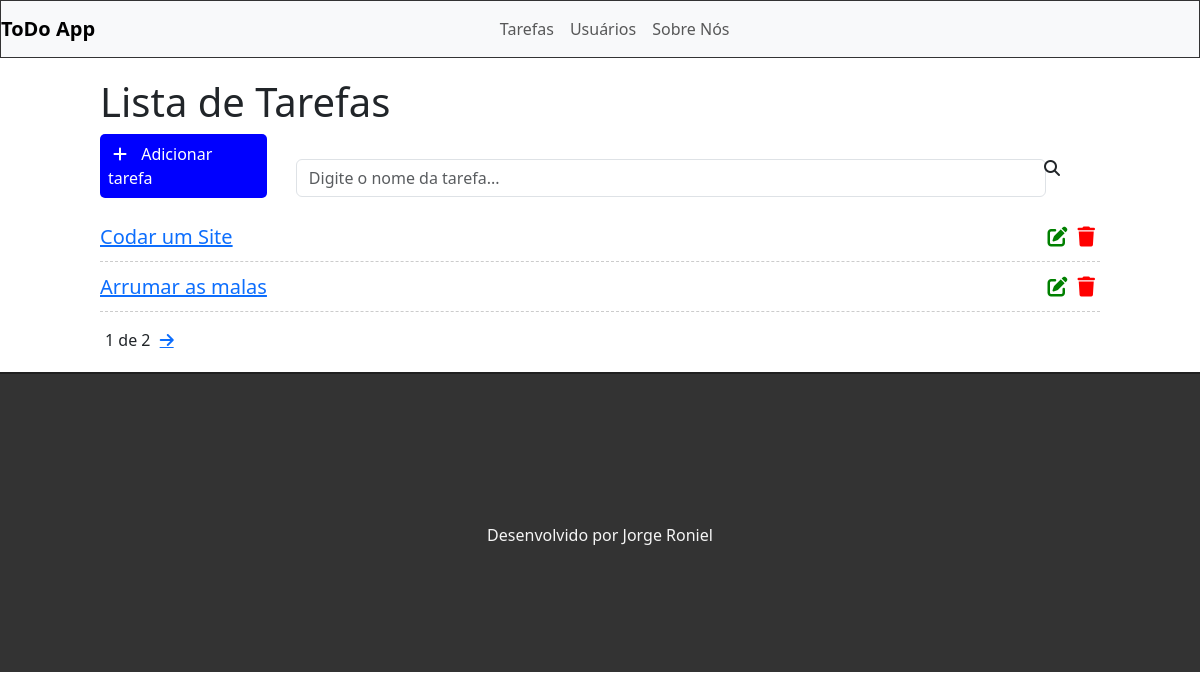
Before: / with the older database file.
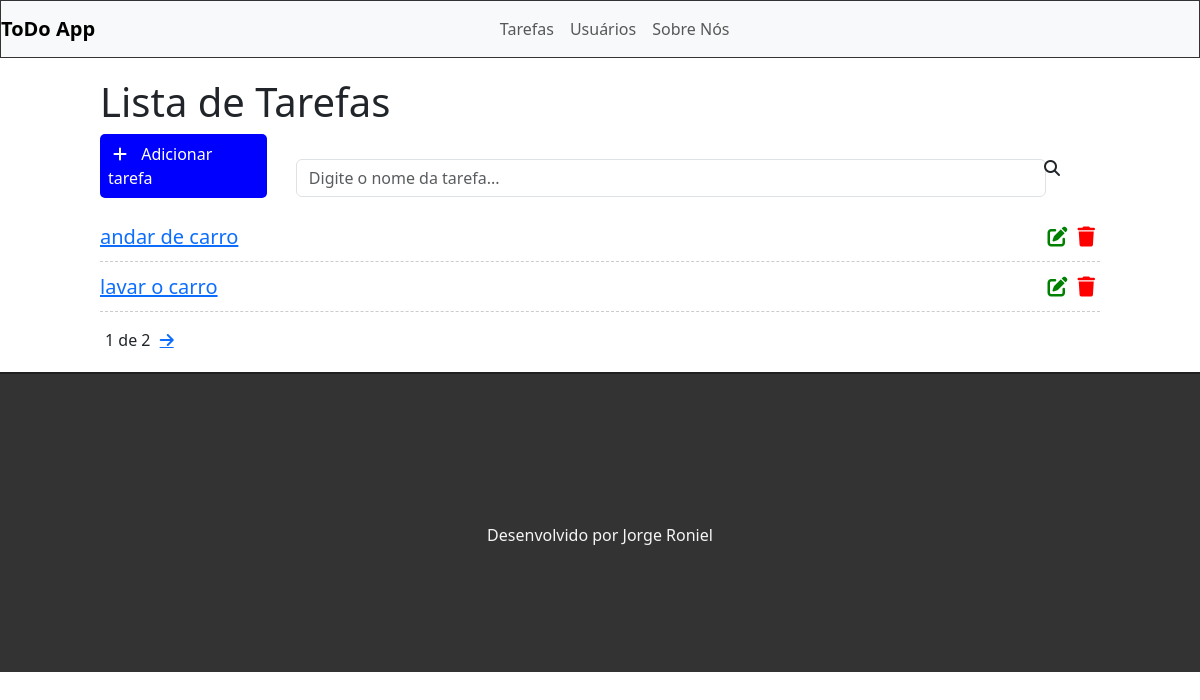
After: the same page with the newer database file.
### task/models.py (models this page shows)
class Tarefa(models.Model):
    STATUS = (
        ('doing', 'Doing'),
        ('done', 'Done'),
    )
    titulo = models.CharField(max_length=255)
    descricao = models.TextField()
    done = models.CharField(max_length=5, choices=STATUS)
    data_criacao = models.DateTimeField(auto_now_add=True)
    data_update = models.DateTimeField(auto_now=True)

### task/views.py (the view)
# urls.py: path('', views.tasksList),
def tasksList(request):
    search = request.GET.get('search')
    if search:
        tasks = Tarefa.objects.filter(titulo__icontains=search)
    else:
        tasks_list = Tarefa.objects.all().order_by('-data_criacao')
        paginator = Paginator(tasks_list, 2)
        page = request.GET.get('page')
        tasks = paginator.get_page(page)
    return render(request, 'lista.html', {'tasks': tasks})

### task/Templates/lista.html (shortened to what this page needs)
{% extends 'model-page.html' %}
{% block content %}
    <div class="offset-1 col-10  list-div">
        <h1>Lista de Tarefas</h1>
        <a id="add-link" href="newtask/">
            <div class="col-2 add-div">
                <i class="fas fa-plus"></i> Adicionar tarefa
            </div>
        </a>
        <div class="col-9 search-div">
            <form method="GET" id="search-form">
                <input class="form-control" type="text" id="search" name="search" placeholder="Digite o nome da tarefa..." value="{{request.GET.search}}">
                <i class="fas fa-search" id="search-btn"></i>
            </form>
        </div>
        <ul class="task-list">
            {% for task in tasks %}
                <li class="task-item">
                    <span><a href="/task/{{task.id}}">{{task.titulo}}</a></span>
                    <a href="delete/{{task.id}}" id="deleteBtn"><span><i class="fas fa-trash"></i></span></a>
                    <a href="edit/{{task.id}}"><span><i class="fas fa-edit"></i></span></a>
                </li>
            {% endfor %}
        </ul>
        <div class="pagination">
            <span class="step-links">
                {% if tasks.paginator.num_pages %}
                <span class="current">
                    {{tasks.number}} de {{tasks.paginator.num_pages}}
                </span>
                {% endif %}
                {% if tasks.has_next %}
                    <a href="?page={{tasks.next_page_number}}" class="fas fa-arrow-right"></a>
                {% endif %}
            </span>
        </div>
    </div>
{% endblock %}

### task/Templates/model-page.html (shortened to what this page needs)
<!DOCTYPE html>
{% load static %}
<html lang="en">
<head>
    <link href="https://cdn.jsdelivr.net/npm/bootstrap@5.3.0-alpha1/dist/css/bootstrap.min.css" rel="stylesheet">
    <link rel="stylesheet" href="https://kit.fontawesome.com/a551ec210d.css">
    <link rel="stylesheet" href="{% static 'css/styles.css' %}">
</head>
<body>
    <div class="container-fluid">
        <nav class="navbar navbar-expand-lg bg-body-tertiary">
             <div class="container-fluid">
                <a class="navbar-brand" href="/">ToDo App</a>
                <div class="collapse navbar-collapse" id="navbarSupportedContent">
                    <ul class="navbar-nav me-auto mb-2 mb-lg-0">
                        <li class="nav-item">
                            <a class="nav-link" aria-current="page" href="#">Tarefas</a>
                        </li>
                        <li class="nav-item">
                            <a class="nav-link" aria-current="page" href="#">Usuários</a>
                        </li>
                        <li class="nav-item">
                            <a class="nav-link" aria-current="page" href="#">Sobre Nós</a>
                        </li>
                    </ul>
                </div>
            </div>
        </nav>
        {% block content %}
        {% endblock %}
        <footer>
            {% include 'model-footer.html' %}
        </footer>
    </div>
</body>
</html>

### task/Templates/model-footer.html
<p>Desenvolvido por Jorge Roniel</p>

### task/static/css/styles.css (style rules this page uses)
.container-fluid { padding: 0; }
.navbar { border: 1px solid #333; margin-bottom: 20px; }
.navbar-nav { margin-left: 35%; margin-right: 25%; }
.navbar-brand { font-weight: bold; }
#add-link { text-decoration: none; }
.add-div { background-color: blue; cursor: pointer; display: inline-block; color: white; padding: 8px; border-radius: 5px; margin-right: 25px; }
.fas.fa-plus { color: white; margin-right: 10px; margin-left: 5px; }
.fas.fa-search { position: absolute; top: 160px; right: 140px; cursor: pointer; }
.search-div { padding: 0px; margin-top: 15px; margin-bottom: 15px; display: inline-block; }
.list-div { padding: 0; }
.task-list { padding-left: 0; }
.task-item { list-style: none; font-size: 20px; height: 50px; padding-top: 10px; border-bottom: 1px dashed #ccc; text-decoration: none; }
.fas.fa-trash, .fas.fa-edit { cursor: pointer; margin: 5px; font-size: 20px; float: right; }
.fas.fa-trash { color: red; }
.fas.fa-edit { color: green; }
footer { background-color: #333; height: 300px; border-top: 2px solid #202020; }
footer p { color: #f5f5f5; text-align: center; top: 50%; position: relative; }
.pagination { margin-bottom: 20px; }
.step-links .current { margin-left: 5px; margin-right: 5px; }

Changed rows visible on the page:
removed Tarefa: titulo "Codar um Site"
removed Tarefa: titulo "Arrumar as malas"
added Tarefa: titulo "andar de carro"
added Tarefa: titulo "lavar o carro"
